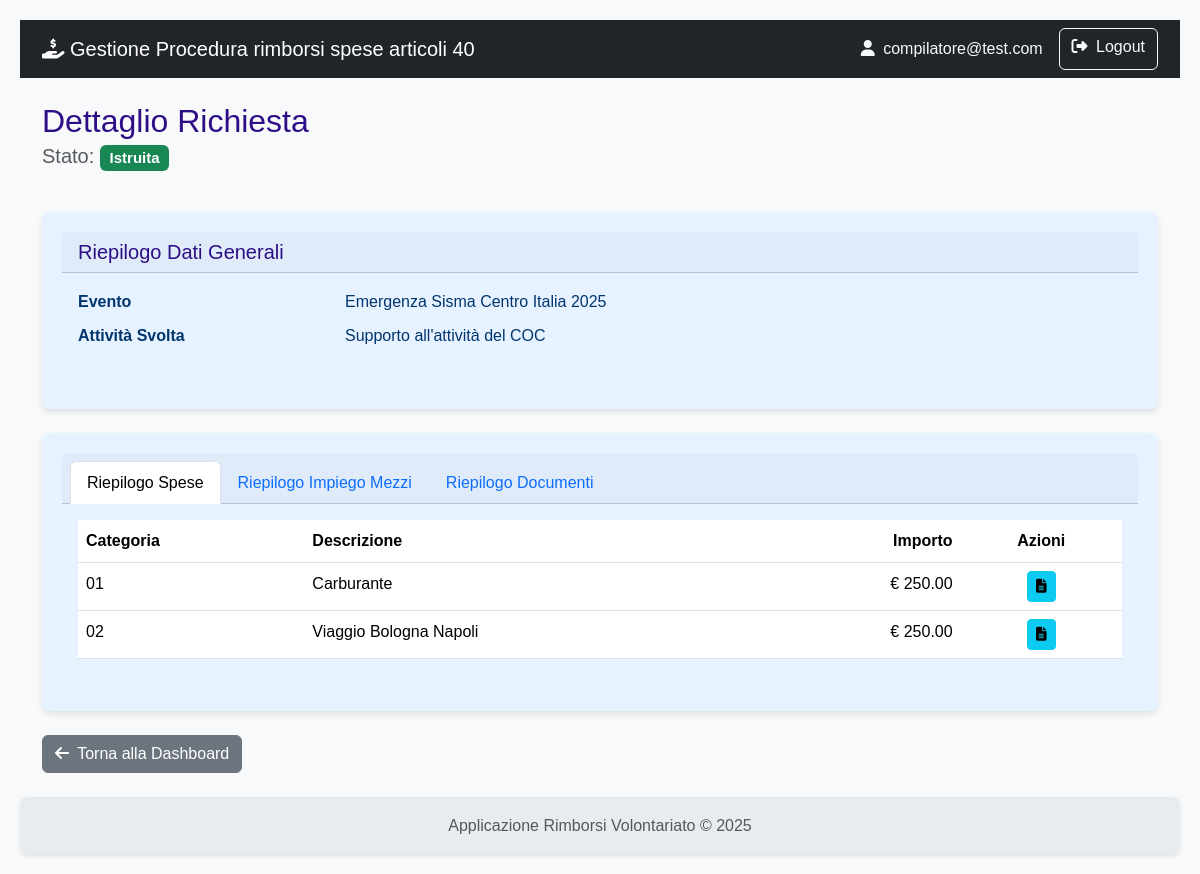
/richiesta/dettaglio/1 (signed in), run on an earlier commit of the app's database.
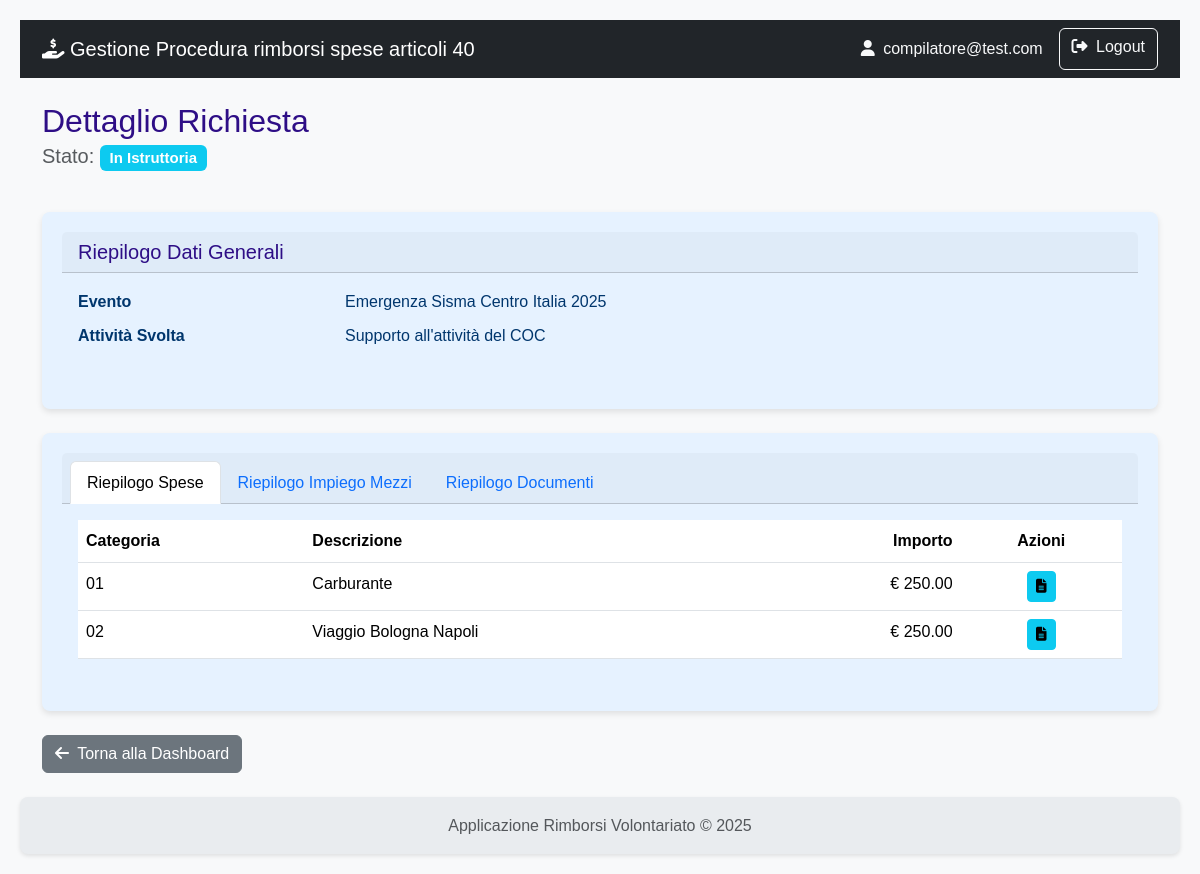
And on a later commit of the database.
### rimborsi/richiesta/routes.py (the view)
@richiesta_bp.route('/dettaglio/<int:richiesta_id>')
@login_required
def dettaglio_richiesta(richiesta_id):
    richiesta = Richiesta.query.get_or_404(richiesta_id)
    return render_template('richiesta/dettaglio_richiesta.html', richiesta=richiesta)

### rimborsi/models.py (called while the page is built)
    def get_tipo_documento_display(self):
        tipo = {
            'A': 'Scontrino',
            'B': 'Fattura',
            'C': 'Autorizzazione',
            'D': 'Attestazione Danno'
        }
        return tipo.get(self.tipo_documento, self.tipo_documento)

    @property
    def km_totali(self):
        if self.km_partenza is not None and self.km_arrivo is not None:
            return self.km_arrivo - self.km_partenza
        return 0

### rimborsi/templates/richiesta/dettaglio_richiesta.html (shortened to what this page needs)
{% extends 'base.html' %}
{% block content %}
    <div class="d-flex justify-content-between align-items-center mb-4">
        <div>
            <h2 class="mb-0">Dettaglio Richiesta</h2>
            <p class="lead text-muted">
                Stato:
                {% if richiesta.stato == 'A' %}
                    <span class="badge bg-warning text-dark">In Bozza</span>
                {% elif richiesta.stato == 'B' %}
                    <span class="badge bg-info">In Istruttoria</span>
                {% elif richiesta.stato == 'C' %}
                    <span class="badge bg-success">Istruita</span>
                {% endif %}
            </p>
        </div>
    </div>
    <div class="card shadow-sm mb-4">
        <div class="card-header"><h5 class="mb-0">Riepilogo Dati Generali</h5></div>
        <div class="card-body">
            <dl class="row">
                <dt class="col-sm-3">Evento</dt>
                <dd class="col-sm-9">{{ richiesta.evento.nome }}</dd>
                <dt class="col-sm-3">Attività Svolta</dt>
                <dd class="col-sm-9">{{ richiesta.attivita_svolta }}</dd>
            </dl>
        </div>
    </div>
    <div class="card shadow-sm">
        <div class="card-header">
            <ul class="nav nav-tabs card-header-tabs">
                <li class="nav-item">
                    <a class="nav-link active" data-bs-toggle="tab" href="#tab-spese">Riepilogo Spese</a>
                </li>
                <li class="nav-item">
                    <a class="nav-link" data-bs-toggle="tab" href="#tab-impieghi">Riepilogo Impiego Mezzi</a>
                </li>
                <li class="nav-item">
                    <a class="nav-link" data-bs-toggle="tab" href="#tab-documenti">Riepilogo Documenti</a>
                </li>
            </ul>
        </div>
        <div class="card-body">
            <div class="tab-content">
                <div class="tab-pane fade show active" id="tab-spese">
                    <table class="table table-hover">
                        <thead>
                            <tr>
                                <th>Categoria</th>
                                <th>Descrizione</th>
                                <th class="text-end">Importo</th>
                                <th class="text-center">Azioni</th>
                            </tr>
                        </thead>
                        <tbody>
                            {% for spesa in richiesta.spese %}
                            <tr>
                                <td>{{ spesa.categoria }}</td>
                                <td>{{ spesa.descrizione_spesa }}</td>
                                <td class="text-end">&euro; {{ "%.2f"|format(spesa.importo_richiesto) }}</td>
                                <td class="text-center">
                                    <a href="{{ url_for('richiesta.lista_documenti', spesa_id=spesa.id) }}" class="btn btn-info btn-sm">
                                        <i class="fas fa-file-alt"></i>
                                    </a>
                                </td>
                            </tr>
                            {% else %}
                            <tr><td colspan="4" class="text-center text-muted">Nessuna spesa inserita.</td></tr>
                            {% endfor %}
                        </tbody>
                    </table>
                </div>
            </div>
        </div>
    </div>
    <div class="mt-4">
        <a href="{{ url_for('main.dashboard') }}" class="btn btn-secondary">
            <i class="fas fa-arrow-left me-1"></i> Torna alla Dashboard
        </a>
    </div>
{% endblock %}

What changed in the data, as far as the page shows it:
changed Richiesta "Supporto all'attività del COC": stato "C" → "B" (drawn)
Also different on the page:
text no longer shown: "Istruita"
text now shown: "In Istruttoria"
